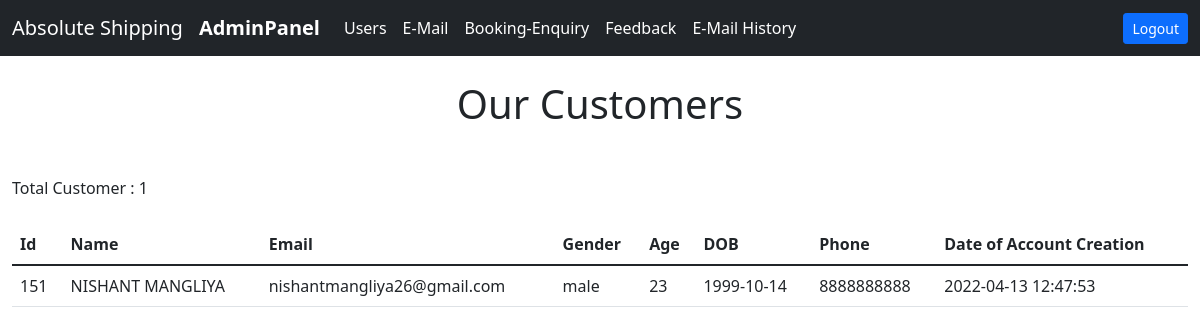
The app's page /BOOT/adminpanel/adminpaneluser.php (signed in) with its own data.
### tables this page shows
CREATE TABLE `customer` (
  `userid` int(100) NOT NULL,
  `username` varchar(200) NOT NULL,
  `userage` varchar(200) NOT NULL,
  `useremail` varchar(200) NOT NULL,
  `date_of_birth` date NOT NULL,
  `usergender` varchar(200) NOT NULL,
  `userphone` varchar(200) NOT NULL,
  `password` varchar(200) NOT NULL,
  `date` varchar(50) NOT NULL
);

### BOOT/adminpanel/adminpaneluser.php (the view, shortened to what this page needs)
<?php include("adminpanelheader.php");
?>
<!doctype html>
<html lang="en">
<body>
    <?php include("database_connect_2.php");
    $sql3 = "SELECT * FROM customer";
    $resultSet = mysqli_query($conn, $sql3) or die("database error:" . mysqli_error($conn));
    ?><br>
    <h1 class="text-center">Our Customers</h1>
    <div class="mt-5">
        <div class="container-fluid">
            <?php
            $sql3 = "SELECT COUNT(*) FROM customer";
            if ($ress = mysqli_query($conn, $sql3)) {
                if (mysqli_num_rows($ress) > 0) {
                    while ($roww = mysqli_fetch_array($ress)) {
                        echo "Total Customer : ";
                        echo $roww['0'];
                    }
                }
            }
            ?>
        </div>
        <div class="container-fluid">
        <br>
            <table class="table">
                <thead>
                    <tr>
                        <th>Id</th>
                        <th>Name</th>
                        <th>Email</th>
                        <th>Gender</th>
                        <th>Age</th>
                        <th>DOB</th>
                        <th>Phone</th>
                        <th>Date of Account Creation</th>
                    </tr>
                </thead>
                <tbody>
                    <?php while ($developer = mysqli_fetch_assoc($resultSet)) { ?>
                        <tr>
                            <td><?php echo $developer['userid']; ?></td>
                            <td><?php echo $developer['username']; ?></td>
                            <td><?php echo $developer['useremail']; ?></td>
                            <td><?php echo $developer['usergender']; ?></td>
                            <td><?php echo $developer['userage']; ?></td>
                            <td><?php echo $developer['date_of_birth']; ?></td>
                            <td><?php echo $developer['userphone']; ?></td>
                            <td><?php echo $developer['date']; ?></td>
                        </tr>
                    <?php } ?>
                </tbody>
            </table>
        </div>
    </div>
</body>
<html>

### records on screen
customer: userid "151", username "NISHANT MANGLIYA", useremail "nishantmangliya26@gmail.com", usergender "male", userage "23", date_of_birth "1999-10-14", userphone "8888888888", date "2022-04-13 12:47:53"

### other values on screen
$roww['0'] "1"
